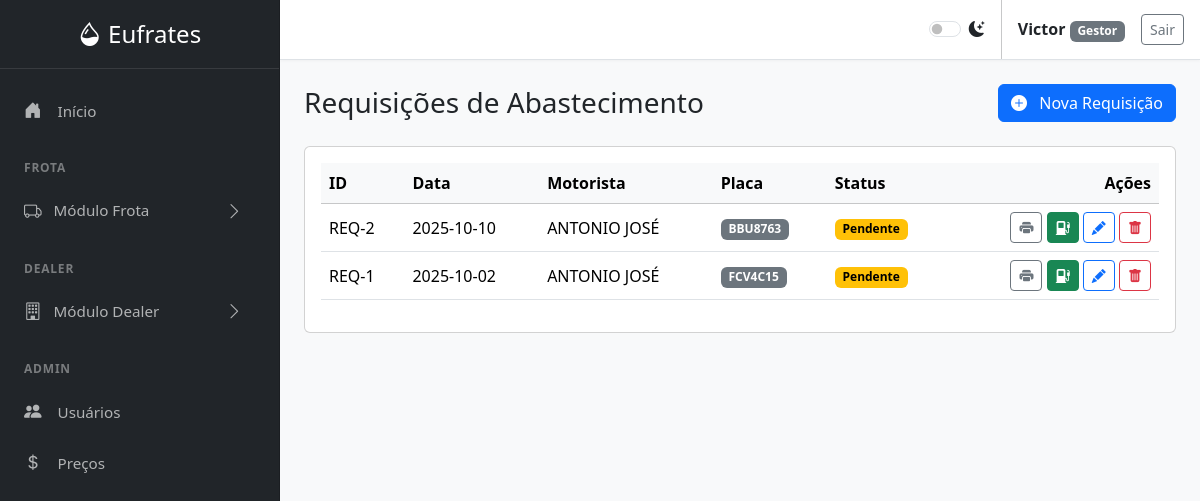
The page /requisicoes (signed in) on the database its author committed.
### tables this page shows
CREATE TABLE users (
        id INTEGER PRIMARY KEY AUTOINCREMENT,
        username TEXT NOT NULL UNIQUE,
        password_hash TEXT NOT NULL,
        role TEXT NOT NULL CHECK(role IN ('Gestor', 'Comprador', 'Padrão'))
    );

CREATE TABLE requisicoes_abastecimento (
        id INTEGER PRIMARY KEY AUTOINCREMENT,
        data_solicitacao DATE NOT NULL,
        solicitado_por_id INTEGER NOT NULL,
        placa TEXT NOT NULL,
        combustivel TEXT,
        quantidade_estimada REAL,
        status TEXT NOT NULL,
        abastecimento_id INTEGER, motorista TEXT, centro_custo TEXT,
        FOREIGN KEY (solicitado_por_id) REFERENCES users(id),
        FOREIGN KEY (abastecimento_id) REFERENCES abastecimentos(id)
    );

### frota.py (the view, shortened to what this page needs)
@frota_bp.route('/requisicoes', methods=['GET', 'POST'])
@login_required
def requisicoes():
    requisicoes_list = obter_todas_requisicoes()
    return render_template('requisicoes.html', active_page='requisicoes', requisicoes=requisicoes_list)

### database.py (called while the page is built)
def get_db_connection():
    conn = sqlite3.connect('abastecimentos.db')
    conn.row_factory = sqlite3.Row
    return conn

def get_user_by_id(user_id):
    conn = get_db_connection()
    user = conn.execute('SELECT * FROM users WHERE id = ?', (user_id,)).fetchone()
    conn.close()
    return user

def obter_todas_requisicoes():
    conn = get_db_connection()
    requisicoes = conn.execute("""
        SELECT r.*, u.username as solicitado_por_nome
        FROM requisicoes_abastecimento r
        JOIN users u ON r.solicitado_por_id = u.id
        ORDER BY r.data_solicitacao DESC, r.id DESC
    """).fetchall()
    conn.close()
    return requisicoes

### utils.py (called while the page is built)
def inject_now():
    return {'now': datetime.now(), 'g': g}

def load_logged_in_user():
    user_id = session.get('user_id')
    g.user = get_user_by_id(user_id) if user_id else None

def login_required(view):
    @wraps(view)
    def wrapped_view(*args, **kwargs):
        if g.user is None:
            flash('Você precisa estar logado para acessar esta página.', 'warning')
            return redirect(url_for('auth.login'))
        return view(*args, **kwargs)
    return wrapped_view

### templates/requisicoes.html (shortened to what this page needs)
{% extends "base.html" %}
{% block content %}
<div class="d-flex justify-content-between align-items-center mb-4">
    <h1 class="h3 mb-0">Requisições de Abastecimento</h1>
    <button class="btn btn-primary" data-bs-toggle="modal" data-bs-target="#novaRequisicaoModal">
        <i class="bi bi-plus-circle-fill me-2"></i> Nova Requisição
    </button>
</div>
<div class="card">
    <div class="card-body">
        <div class="table-responsive">
            <table class="table table-hover align-middle">
                <thead class="table-light">
                    <tr>
                        <th>ID</th>
                        <th>Data</th>
                        <th>Motorista</th>
                        <th>Placa</th>
                        <th>Status</th>
                        <th class="text-end">Ações</th>
                    </tr>
                </thead>
                <tbody>
                    {% for req in requisicoes %}
                    <tr>
                        <td>REQ-{{ req.id }}</td>
                        <td>{{ req.data_solicitacao }}</td>
                        <td>{{ req.motorista or 'N/A' }}</td>
                        <td><span class="badge text-bg-secondary">{{ req.placa }}</span></td>
                        <td>
                            <span class="badge {% if req.status == 'Pendente' %}text-bg-warning{% else %}text-bg-success{% endif %}">
                                {{ req.status }}
                            </span>
                        </td>
                        <td class="text-end">
                            <a href="{{ url_for('frota.imprimir_requisicao', id=req.id) }}" class="btn btn-sm btn-outline-secondary" title="Imprimir" target="_blank">
                                <i class="bi bi-printer-fill"></i>
                            </a>
                            {% if req.status == 'Pendente' %}
                                <a href="{{ url_for('frota.relatorios', requisicao_id=req.id) }}" class="btn btn-sm btn-success" title="Gerar Abastecimento">
                                    <i class="bi bi-fuel-pump-fill"></i>
                                </a>
                            {% else %}
                                <a href="{{ url_for('frota.relatorios', abastecimento_id=req.abastecimento_id) }}" class="btn btn-sm btn-outline-info" title="Ver Abastecimento">
                                    <i class="bi bi-eye-fill"></i>
                                </a>
                            {% endif %}
                            {% if g.user and g.user.role in ['Administrador', 'Gestor'] and req.status == 'Pendente' %}
                                <button type="button" class="btn btn-sm btn-outline-primary" title="Editar"
                                        onclick="abrirModalEdicao({{ req.id }})">
                                    <i class="bi bi-pencil-fill"></i>
                                </button>
                                <form action="{{ url_for('frota.excluir_requisicao_route', id=req.id) }}" method="POST" class="d-inline" onsubmit="return confirm('Tem certeza que deseja excluir esta requisição?');">
                                    <button type="submit" class="btn btn-sm btn-outline-danger" title="Excluir">
                                        <i class="bi bi-trash-fill"></i>
                                    </button>
                                </form>
                            {% endif %}
                        </td>
                    </tr>
                    {% else %}
                    <tr>
                        <td colspan="6" class="text-center py-4">Nenhuma requisição encontrada.</td>
                    </tr>
                    {% endfor %}
                </tbody>
            </table>
        </div>
    </div>
</div>
{% endblock %}

### templates/base.html (shortened to what this page needs)
<!DOCTYPE html>
<html lang="pt-BR" data-bs-theme="light">
<head>
    <link href="https://cdn.jsdelivr.net/npm/bootstrap@5.3.3/dist/css/bootstrap.min.css" rel="stylesheet">
    <link rel="stylesheet" href="https://cdn.jsdelivr.net/npm/bootstrap-icons@1.11.3/font/bootstrap-icons.min.css">
</head>
<body>
    <div class="sidebar text-white">
        <div class="sidebar-header text-center">
            <a href="{{ url_for('frota.index') }}" class="fs-4 text-white text-decoration-none">
                <i class="bi bi-droplet-half"></i> Eufrates
            </a>
        </div>
        <ul class="nav flex-column flex-grow-1 mt-3">
            <li class="nav-item">
                <a class="nav-link {% if active_page == 'index' %}active{% endif %}" href="{{ url_for('frota.index') }}">
                    <i class="bi bi-house-door-fill"></i> Início
                </a>
            </li>
            <div class="sidebar-heading">Frota</div>
            <li class="nav-item">
                <a class="nav-link d-flex align-items-center" data-bs-toggle="collapse" href="#frotaSubmenu" role="button" aria-expanded="false" aria-controls="frotaSubmenu">
                    <i class="bi bi-truck"></i> Módulo Frota <i class="bi bi-chevron-right arrow"></i>
                </a>
            </li>
            <div class="sidebar-heading">Dealer</div>
            <li class="nav-item">
                <a class="nav-link d-flex align-items-center" data-bs-toggle="collapse" href="#dealerSubmenu" role="button" aria-expanded="false" aria-controls="dealerSubmenu">
                    <i class="bi bi-building"></i> Módulo Dealer <i class="bi bi-chevron-right arrow"></i>
                </a>
            </li>
            {% if g.user and g.user.role in ['Administrador', 'Gestor'] %}
            <div class="sidebar-heading">Admin</div>
            <li class="nav-item">
                <a class="nav-link {% if active_page == 'user_management' %}active{% endif %}" href="{{ url_for('auth.user_management') }}">
                    <i class="bi bi-people-fill"></i> Usuários
                </a>
            </li>
            <li class="nav-item">
                <a class="nav-link {% if active_page == 'reajuste_combustiveis' %}active{% endif %}" href="{{ url_for('frota.reajuste_combustiveis') }}">
                    <i class="bi bi-currency-dollar"></i> Preços
                </a>
            </li>
            {% endif %}
        </ul>
    </div>
    <div class="main-content">
        <nav class="top-nav px-3 d-flex align-items-center justify-content-end">
            <div class="form-check form-switch me-3">
                <input class="form-check-input" type="checkbox" role="switch" id="themeSwitcher">
                <label class="form-check-label" for="themeSwitcher"><i class="bi bi-moon-stars-fill"></i></label>
            </div>
            {% if g.user %}
                <div class="px-3">
                    <span class="fw-bold">{{ g.user.username }}</span>
                    <span class="badge text-bg-secondary">{{ g.user.role }}</span>
                </div>
                <a href="{{ url_for('auth.logout') }}" class="btn btn-outline-secondary btn-sm">Sair</a>
            {% endif %}
        </nav>
        <main class="page-content">
            {% block content %}{% endblock %}
        </main>
    </div>
</body>
</html>

### templates/base.html (style rules this page uses)
:root { --sidebar-width: 280px; }
body { display: flex; background-color: var(--bs-tertiary-bg); }
.sidebar { width: var(--sidebar-width); height: 100vh; position: fixed; top: 0; left: 0; display: flex; flex-direction: column; background-color: #212529; border-right: 1px solid var(--bs-border-color-translucent); overflow-y: auto; }
.main-content { margin-left: var(--sidebar-width); width: calc(100% - var(--sidebar-width)); }
.top-nav { background-color: var(--bs-body-bg); border-bottom: 1px solid var(--bs-border-color); min-height: 60px; box-shadow: 0 1px 3px rgba(0,0,0, .04); }
.page-content { padding: 1.5rem; }
.sidebar-header { padding: 1rem 1.5rem; border-bottom: 1px solid rgba(255, 255, 255, 0.1); }
.sidebar .nav-link { color: rgba(255, 255, 255, 0.65); font-size: 0.95rem; padding: 0.75rem 1.5rem; }
.sidebar .nav-link .bi { margin-right: 0.75rem; font-size: 1.1rem; }
.sidebar .nav-link[data-bs-toggle="collapse"] .arrow { margin-left: auto; transition: transform 0.2s ease-in-out; }
.sidebar-heading { font-size: .75rem; text-transform: uppercase; letter-spacing: .05rem; font-weight: 600; color: rgba(255, 255, 255, 0.4); padding: 1.5rem 1.5rem 0.5rem; }

### rows shown on the page
users: user.username "Victor", user.role "Gestor"
requisicoes_abastecimento: id "2", data_solicitacao "2025-10-10", motorista "ANTONIO JOSÉ", placa "BBU8763", status "Pendente"
requisicoes_abastecimento: id "1", data_solicitacao "2025-10-02", motorista "ANTONIO JOSÉ", placa "FCV4C15", status "Pendente"
